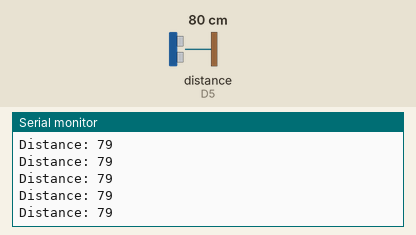
Bench run of a program on a simulated ESP8266 (NodeMCU). Shown: the last lines printed to the serial monitor. Wiring (inferred from the names in the program): ultrasonic range finder: trigger D4; echo D5. The inputs (shaded band) are chosen by the test bench; at power-on: distance to the obstacle (sensor on D5) 80 cm. The echo pulse lasts 58.3 µs per cm.

Above: at 1.2 s.
1.3 s: distance to the obstacle (sensor on D5) set to 2 cm
At 2.0 s:
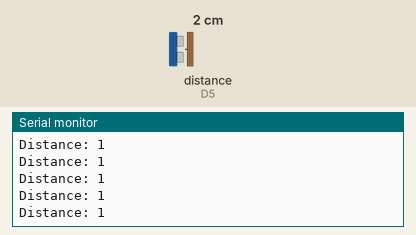
2.8 s: distance to the obstacle (sensor on D5) set to 4 cm
At 3.4 s:
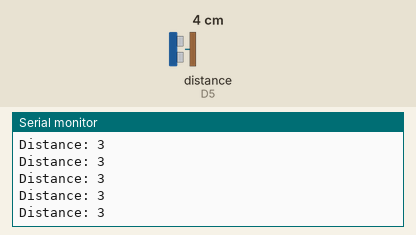
Timing chart, 0 to 3.8 s (numbered marks = the images above; inputs shaded):
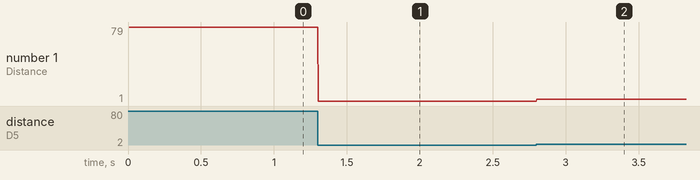

Measured:
- after the input at 1.3 s, the serial monitor: prints a new line at once (image 1)
- after the input at 2.8 s, the serial monitor: prints a new line at once (image 2)
- plotted number 1: 79 → 1 after the input at 1.3 s, 1 → 3 after the input at 2.8 s

The program:

main.cpp
```cpp
#include <Arduino.h>
#include <DHT.h>
#include <DHT_U.h>
#include <Wire.h>
#include <Adafruit_Sensor.h>
#include <ThingerESP8266.h>
#include <arduino_secrets.h>
#include <HCSR04.h>

ThingerESP8266 thing(USERNAME, DEVICE_ID, DEVICE_CREDENTIAL);
#define trigPin D4
#define echoPin D5

long duration, dht;
int distance;

void setup() {
  //pinmode setup
pinMode(trigPin, OUTPUT); // Sets the trigPin as an Output
pinMode(echoPin, INPUT); // Sets the echoPin as an Input;
  // open serial for monitoring
  Serial.begin(115200);

  // add WiFi credentials
  thing.add_wifi(SSID, SSID_PASSWORD);

  // resource output example (i.e. reading a sensor value)
  thing["distance"] >> outputValue(duration());
};

  // more details at http://docs.thinger.io/arduino/

void loop() {
  thing.handle();
  // Clears the trigPin
// Clears the trigPin
digitalWrite(trigPin, LOW);
delayMicroseconds(2);

// Sets the trigPin on HIGH state for 10 micro seconds
digitalWrite(trigPin, HIGH);
delayMicroseconds(10);
digitalWrite(trigPin, LOW);

// Reads the echoPin, returns the sound wave travel time in microseconds
duration = pulseIn(echoPin, HIGH);

// Calculating the distance
distance= duration*0.034/2;
// Prints the distance on the Serial Monitor
Serial.print("Distance: ");
Serial.println(distance);
}
```

arduino_secrets.h
```cpp
#define USERNAME "IIoT"
#define DEVICE_ID "INodeMcu"
#define DEVICE_CREDENTIAL "OeY32-LZXq?_zefk"

#define SSID "Wutang-Wan"
#define SSID_PASSWORD "..,123456"
```
